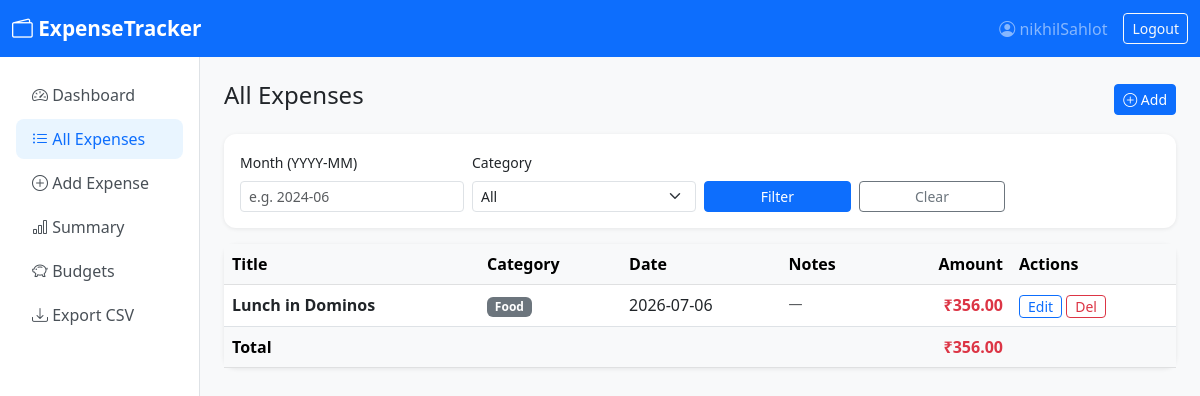
/expenses (signed in), run on the app's committed database.
### tables this page shows
CREATE TABLE expenses (
            id INTEGER PRIMARY KEY AUTOINCREMENT,
            user_id INTEGER NOT NULL,
            title TEXT NOT NULL,
            amount REAL NOT NULL,
            category TEXT NOT NULL,
            date TEXT NOT NULL,
            notes TEXT,
            created_at TIMESTAMP DEFAULT CURRENT_TIMESTAMP,
            FOREIGN KEY (user_id) REFERENCES users(id)
        );

### app.py (the view)
@app.route('/expenses')
@login_required
def expenses():
    conn = get_db()
    uid = session['user_id']
    month = request.args.get('month', '')
    category = request.args.get('category', '')
    query = 'SELECT * FROM expenses WHERE user_id=?'
    params = [uid]
    if month:
        query += " AND strftime('%Y-%m', date)=?"
        params.append(month)
    if category:
        query += ' AND category=?'
        params.append(category)
    query += ' ORDER BY date DESC, created_at DESC'
    rows = conn.execute(query, params).fetchall()
    total = sum(r['amount'] for r in rows)
    conn.close()
    return render_template('expenses.html', expenses=rows, total=total,
                           categories=CATEGORIES, month=month, category=category)

### app.py (called while the page is built)
def get_db():
    conn = sqlite3.connect(DATABASE)
    conn.row_factory = sqlite3.Row
    return conn

def login_required(f):
    @wraps(f)
    def decorated(*args, **kwargs):
        if 'user_id' not in session:
            return redirect(url_for('login'))
        return f(*args, **kwargs)
    return decorated

### templates/expenses.html (shortened to what this page needs)
{% extends 'base.html' %}
{% block content %}
<div class="d-flex justify-content-between align-items-center mb-3">
  <h4>All Expenses</h4>
  <a href="/add" class="btn btn-primary btn-sm"><i class="bi bi-plus-circle"></i> Add</a>
</div>
<div class="card p-3 mb-3">
  <form method="GET" class="row g-2 align-items-end">
    <div class="col-md-3">
      <label class="form-label small">Month (YYYY-MM)</label>
      <input name="month" class="form-control form-control-sm" value="{{ month }}" placeholder="e.g. 2024-06">
    </div>
    <div class="col-md-3">
      <label class="form-label small">Category</label>
      <select name="category" class="form-select form-select-sm">
        <option value="">All</option>
      </select>
    </div>
    <div class="col-md-2">
      <button class="btn btn-primary btn-sm w-100">Filter</button>
    </div>
    <div class="col-md-2">
      <a href="/expenses" class="btn btn-outline-secondary btn-sm w-100">Clear</a>
    </div>
  </form>
</div>
{% if expenses %}
<div class="card">
  <div class="card-body p-0">
    <table class="table table-hover mb-0">
      <thead class="table-light">
        <tr>
          <th>Title</th><th>Category</th><th>Date</th><th>Notes</th>
          <th class="text-end">Amount</th><th>Actions</th>
        </tr>
      </thead>
      <tbody>
        {% for e in expenses %}
        <tr>
          <td class="fw-semibold">{{ e['title'] }}</td>
          <td><span class="badge bg-secondary">{{ e['category'] }}</span></td>
          <td>{{ e['date'] }}</td>
          <td class="text-muted small">{{ e['notes'] or '—' }}</td>
          <td class="text-end text-danger fw-bold">₹{{ "%.2f"|format(e['amount']) }}</td>
          <td>
            <a href="/edit/{{ e['id'] }}" class="btn btn-sm btn-outline-primary py-0">Edit</a>
            <form method="POST" action="/delete/{{ e['id'] }}" class="d-inline"
                  onsubmit="return confirm('Delete this expense?')">
              <button class="btn btn-sm btn-outline-danger py-0">Del</button>
            </form>
          </td>
        </tr>
        {% endfor %}
      </tbody>
      <tfoot class="table-light">
        <tr>
          <td colspan="4" class="fw-bold">Total</td>
          <td class="text-end fw-bold text-danger">₹{{ "%.2f"|format(total) }}</td>
          <td></td>
        </tr>
      </tfoot>
    </table>
  </div>
</div>
{% else %}
<div class="alert alert-info">No expenses found. <a href="/add">Add your first expense!</a></div>
{% endif %}
{% endblock %}

### templates/base.html (style rules this page uses)
body { background: #f8f9fa; }
.card { border: none; box-shadow: 0 1px 4px rgba(0,0,0,.08); border-radius: 12px; }

### data on the page
expenses: title "Lunch in Dominos", category "Food", date "2026-07-06", notes "—", amount "356.00"

### other printed values
{{ session.username }} "nikhilSahlot"
{{ "%.2f"|format(total) }} "356.00"
